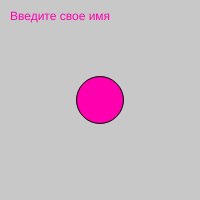
Frame 1 (no input)
Frame 60 (no input): identical to frame 1, image omitted
Frame 120 (the mouse pressed at the canvas centre since frame 60): identical to frame 1, image omitted

The p5.js sketch that drew this single still picture (run headless with seeded random() and noise() and a simulated clock; from frame 60 on, the mouse is pressed at the canvas centre):

// p5.js sketch
// ── sketch.js
let bgcolor;
let button;
let slider;
let input;
let nameP;

//обратный вызов события
function setup () {
  canvas = createCanvas (200, 200);
  bgcolor = color (200);
  nameP = createP ('Ваше имя: ');
  button = createButton ('go go');
  button.mousePressed (changeColor);

  slider = createSlider (10, 100, 47);
  createP ('');
  input = createInput ('Введите свое имя');
}

function changeColor () {
  bgcolor = color (random (255));
}

// function mousePressed(){
//   // bgcolor = coor(random(255));
//   changeColor();
// }

function draw () {
  background (bgcolor);
  fill (255, 0, 175);
  ellipse (100, 100, slider.value (), slider.value ());
  nameP.html(input.value());
  // text("Привет", 10, 20);
  text (input.value (), 10, 20);
}
